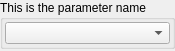
<?xml version="1.0" encoding="UTF-8"?>
<ui version="4.0">
 <class>param_list</class>
 <widget class="QWidget" name="param_list">
  <property name="geometry">
   <rect>
    <x>0</x>
    <y>0</y>
    <width>149</width>
    <height>44</height>
   </rect>
  </property>
  <property name="sizePolicy">
   <sizepolicy hsizetype="Preferred" vsizetype="Preferred">
    <horstretch>0</horstretch>
    <verstretch>0</verstretch>
   </sizepolicy>
  </property>
  <property name="windowTitle">
   <string>Form</string>
  </property>
  <layout class="QVBoxLayout" name="verticalLayout">
   <property name="spacing">
    <number>0</number>
   </property>
   <property name="leftMargin">
    <number>0</number>
   </property>
   <property name="topMargin">
    <number>0</number>
   </property>
   <property name="rightMargin">
    <number>0</number>
   </property>
   <property name="bottomMargin">
    <number>2</number>
   </property>
   <item>
    <widget class="QGroupBox" name="groupBox">
     <property name="title">
      <string>This is the parameter name</string>
     </property>
     <property name="flat">
      <bool>false</bool>
     </property>
     <layout class="QVBoxLayout" name="verticalLayout_groupBox">
      <property name="spacing">
       <number>1</number>
      </property>
      <property name="margin">
       <number>2</number>
      </property>
      <item>
       <widget class="QComboBox" name="list_comboBox"/>
      </item>
     </layout>
    </widget>
   </item>
  </layout>
 </widget>
 <resources/>
 <connections/>
</ui>
